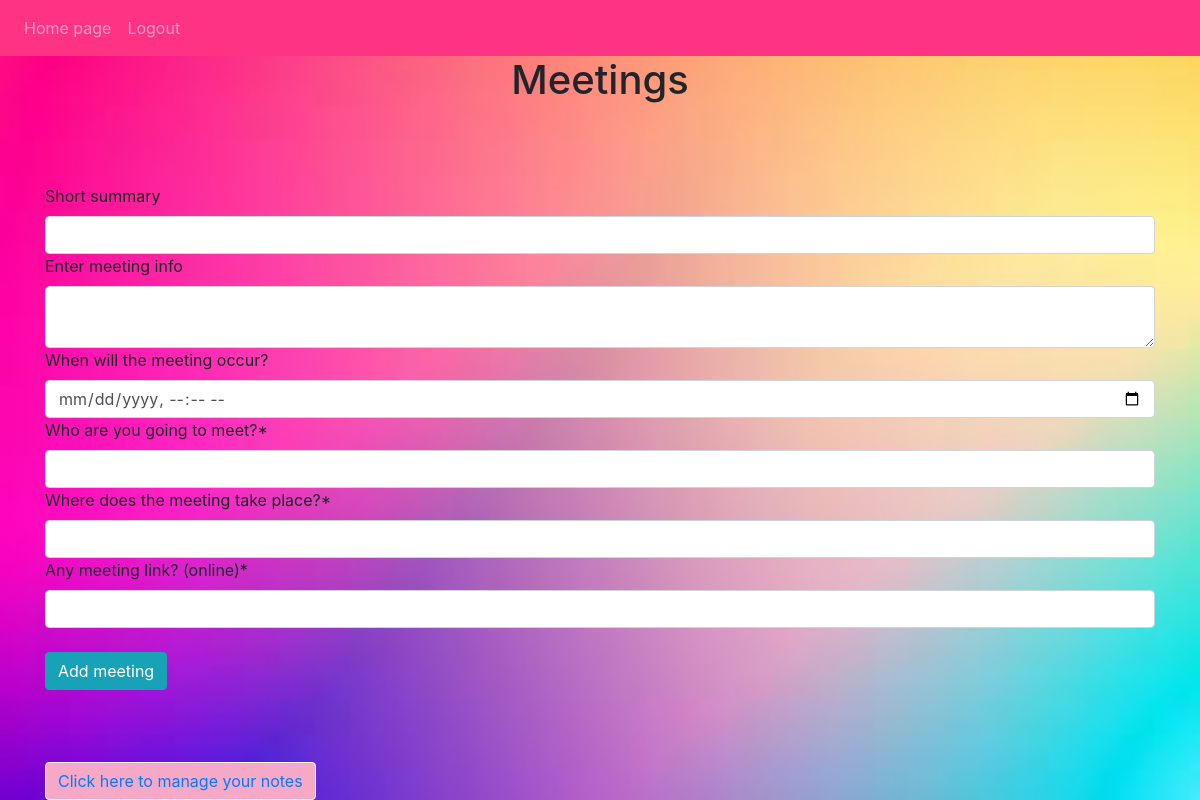
Before: /meetings (signed in) with the older database file.
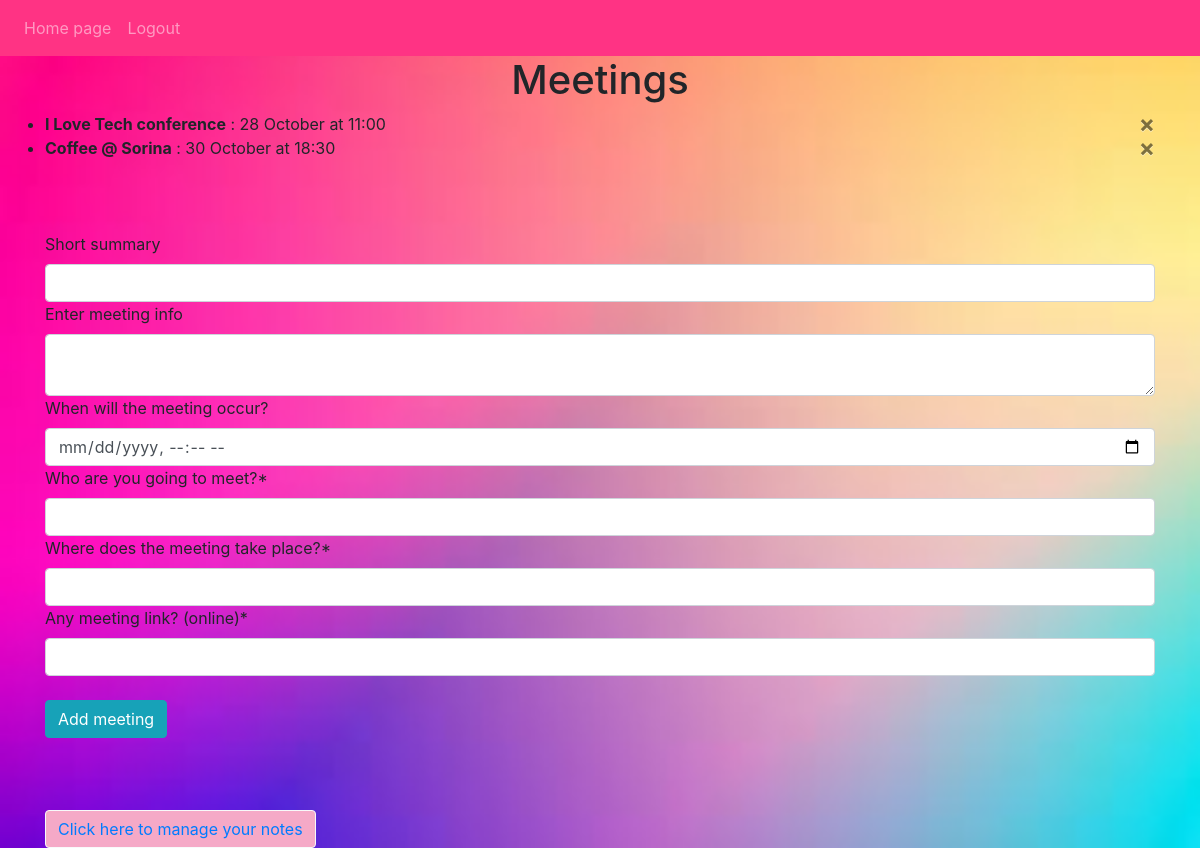
After: the same page with the newer database file.
### planner/models.py (models this page shows)
class Meeting(db.Model):
    id = db.Column(db.Integer, primary_key=True)
    summary = db.Column(db.String(50))
    info = db.Column(db.String(1000))
    when = db.Column(db.DateTime(timezone=True))
    who = db.Column(db.String(50), nullable=True)
    place = db.Column(db.String(50), nullable=True)
    meeting_link = db.Column(db.String(1000), nullable=True)
    date_created = db.Column(db.DateTime(timezone=True), default=func.now())
    user_id = db.Column(db.Integer, db.ForeignKey("user.id"))

### planner/views.py (the view, shortened to what this page needs)
@views.route("/meetings", methods=["GET", "POST"])
@login_required
def meetings():
    return render_template("meetings.html", user=current_user)

### planner/__init__.py (called while the page is built)
def create_app():
    app = Flask(__name__)
    app.config["SECRET_KEY"] = "abcd1234efgh5678"
    app.config["SQLALCHEMY_DATABASE_URI"] = f"sqlite:///{DB_NAME}"
    db.init_app(app)
    from .auth import auth
    from .views import views
    app.register_blueprint(views, url_prefix="/")
    app.register_blueprint(auth, url_prefix="/")
    from .models import Meeting, Note, User
    with app.app_context():
        if not path.exists(f"instance/{DB_NAME}"):
            db.create_all()
            print("Created Database!")
    login_manager = LoginManager()
    login_manager.login_view = "auth.login"
    login_manager.init_app(app)
    @login_manager.user_loader
    def load_user(id):
        return User.query.get(int(id))
    return app

### planner/templates/meetings.html (shortened to what this page needs)
{% extends "base.html" %}
{% block content %}
<h1 align="center">Meetings</h1>
<ul class="list-group list-group-flush" id="notes">
    {% for meeting in user.meetings %}
    <li class="list-group-item-transparent"><b>{{ meeting.summary }}</b> :
        {{ meeting.when.day }} {{ meeting.when.strftime("%B")}} at {{ meeting.when.time().strftime("%H:%M") }}
    <button type="button"
            class="close"
            onClick="deleteMeeting({{ meeting.id }})">
        <span aria-hidden="true">&times;</span>
    </button>
    </li>
    {% endfor %}
</ul>
<br><br><br>
<form method="POST">
    <label for="summary">Short summary</label>
    <input type="text" class="form-control" id="summary" name="summary"/>
    <label for="info">Enter meeting info</label>
    <textarea name="info" id="info" class="form-control"></textarea>
    <label for="when">When will the meeting occur?</label>
    <input type="datetime-local" class="form-control" id="when" name="when"/>
    <label for="who">Who are you going to meet?*</label>
    <input type="text" class="form-control" id="who" name="who"/>
    <label for="place">Where does the meeting take place?*</label>
    <input type="text" class="form-control" id="place" name="place">
    <label for="meeting_link">Any meeting link? (online)*</label>
    <input type="text" class="form-control" id="meeting_link" name="meeting_link">
    <br>
    <button type="submit" class="btn btn-info">Add meeting</button>
</form>
<br><br><br>
<button type="button" class="btn btn-light" style="background-color: #F5A9C7;">
    <a href="/">Click here to manage your notes</a>
</button>
{% endblock %}

### planner/templates/base.html (shortened to what this page needs)
<!DOCTYPE html>
<html lang="en">
<head>
    <link
      rel="stylesheet"
      href="https://stackpath.bootstrapcdn.com/bootstrap/4.4.1/css/bootstrap.min.css"
    />
    <link
      rel="stylesheet"
      href="https://stackpath.bootstrapcdn.com/font-awesome/4.7.0/css/font-awesome.min.css"
    />
    <link rel="stylesheet" type="text/css" href="style.css" />
</head>
<body>
    <nav class="navbar navbar-expand-lg navbar-dark" style="background-color: #FF3384;">
      <div class="collapse navbar-collapse" id="navbar">
            <div class="navbar-nav">
                {% if user.is_authenticated %}
                <a class="nav-item nav-link" id="home" href="/">Home page</a>
                <a class="nav-item nav-link" id="logout" href="/logout">Logout</a>
                {% else %}
                <a class="nav-item nav-link" id="login" href="/login">Login</a>
                <a class="nav-item nav-link" id="signUp" href="/sign-up">Sign Up</a>
                {% endif %}
            </div>
        </div>
    </nav>
    <div class="container">{% block content %} {% endblock %}</div>
</body>
</html>

### planner/templates/style.css (style rules this page uses)
.list-group-item-transparent { background-color: none; }

### planner/templates/base.html (style rules this page uses)
body { background-image: url('static/background.jpeg'); background-size: cover; }

Changed rows visible on the page:
added Meeting: summary "I Love Tech conference", when.day "28", when "October", when.time "11:00"
added Meeting: summary "Coffee @ Sorina", when.day "30", when "October", when.time "18:30"
